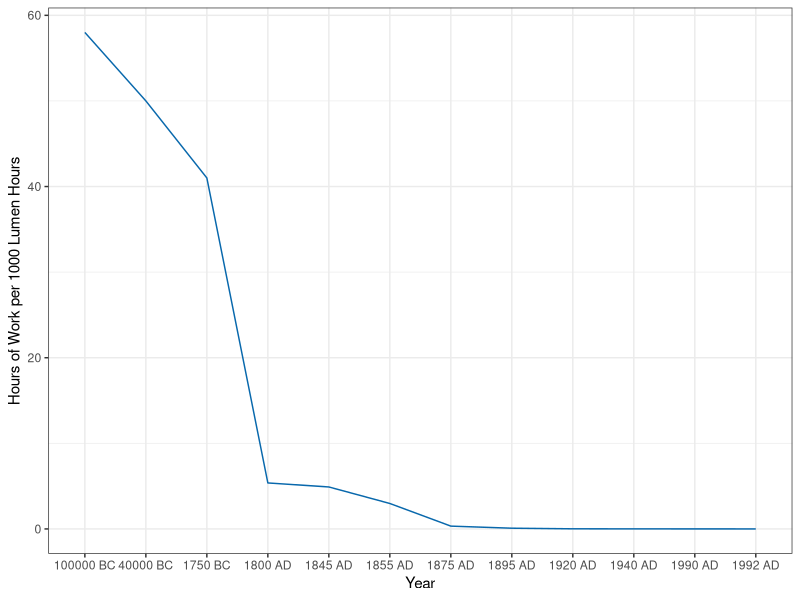

Reproduce this figure in R.
#Graph Designer: Bridget Diana + Scott Cohn + Simon Halliday
#Authors: Bowles and Halliday
#Title: Coordination, Conflict and Competition: A Text in Microeconomics


require(shape)
library(tidyverse)
library(lubridate)
# ----
#Set parameters for graphics
axislabelsize <- 1.5
labelsize <- 1.2
graphlinewidth <- 2
segmentlinewidth <- 1.5

COL <- c("#7fc97f", "#beaed4", "#fdc086", "#ffff99", "#386cb0", "#f0027f", "#bf5b17", "#666666")
COLA <- c("#e0f3db", "#99d8c9","#66c2a4","#41ae76", "#238b45", "#005824")
COLB <- c("#c6dbef", "#4eb3d3", "#2b8cbe", "#0868ac","#084081")
COLC <- c("#fcfbfd", "#efedf5", "#dadaeb", "#bcbddc", "#9e9ac8", "#807dba", "#6a51a3", "#54278f", "#3f007d")

#----
# pull in data
# ----
library(readr)
lumen_data <- read_csv("lumen_data.csv")

lumen_data$lnLaborHourPer1000LumenHours <-log(lumen_data$LaborHourPer1000LumenHours)
# graph
# ----

pdf(file = "hours_per_lumenhour.pdf", width = 7, height = 7)

#ggplot(data = lumen_data, mapping = aes(x = reorder(YearFactor, -LaborHourPer1000LumenHours), y = LaborHourPer1000LumenHours)) + labs(x = "Year", y = "Hours of Work per 1000 Lumen Hours") + geom_bar(stat = "identity", fill = COLB[4]) + theme_bw()

#ggplot(data = lumen_data, mapping = aes(x = Year, y = LaborHourPer1000LumenHours)) + labs(x = "Year", y = "Hours of Work per 1000 Lumen Hours") + geom_line(stat = "identity", colour=COLB[4]) + scale_x_continuous(breaks=c(-100000, -7500, -50000, -25000, 1), labels= c("100000 BC", "75000 BC", "50000 BC", "25000 BC", "1 AD" )) + geom_point() + theme_bw()

ggplot(data = lumen_data, mapping = aes(x = reorder(YearFactor, -LaborHourPer1000LumenHours), y = LaborHourPer1000LumenHours)) + labs(x = "Year", y = "Hours of Work per 1000 Lumen Hours")  + geom_line(group="identity", colour=COLB[4])  + theme_bw() 


dev.off()
